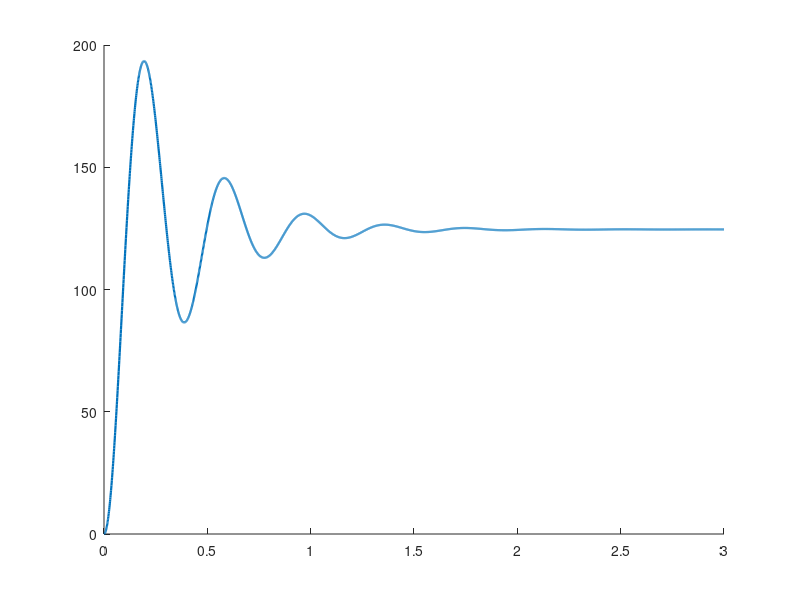

Write MATLAB code to recreate this figure. (Note: this script raises an error after producing the figure.)
%% ME/RBE 4322 Lab 3 - Bathroom Scale Lumped Parameter Model
% Alex Fenwick
% Josh Buttrick
% Torsional model referenced to the dial (pinion) angle theta.

clear; clc; close all;

%% Load and dial calibration
lb2N  = 4.44822;
W_lb  = 130;            % baseline test load
W     = W_lb*lb2N;      % N
m_w   = W/9.81;         % kg
deg_per_lb = 360/300;   % 300 lb per dial revolution

%% Geometry (m)
L1 = 0.2575;    % long lever, A to B (Fig. 26)
L2 = 0.1528;    % short lever, D to C (Fig. 26)
L3 = 0.008;     % bell crank arm to B (Fig. 20)
L4 = 0.018;     % bell crank arm to rack joint S (Fig. 21)
L5 = 0.02;      % A to platform load point (est.)
L7 = 0.128;     % A to C
L8 = L5*L2/L7;  % D to platform load point, level platform
Rp = 0.00175;   % pinion pitch radius, 10 teeth

%% Springs  k = G d^4 / (8 D^3 Na)
G = 79.3e9;     % spring steel, Pa
springk = @(d,OD,Na) G*d^4/(8*(OD-d)^3*Na);

K  = springk(0.9e-3, 8e-3, 8);        % one plate spring (two total)
K3 = springk(2.3e-3, 18.5e-3, 5-2);   % main spring at B, closed ends
K4 = springk(0.469e-3, 6e-3, 40);     % rack return spring

%% Masses (kg) and inertias (est.)
m_L = 0.080;    % one long lever
m_S = 0.050;    % one short lever
m_B = 0.030;    % lever platform B
m_c = 0.005;    % bell crank
m_r = 0.005;    % rack
m_p = 1.000;    % top plate
m_d = 0.020;    % dial disk + pinion
r_d = 0.070;    % dial radius

J_L = m_L*L1^2/3;            % slender rod about A
J_S = m_S*L2^2/3;            % slender rod about D
J_c = m_c*(L3^2+L4^2)/3;     % two short arms about P
J_d = 0.5*m_d*r_d^2;         % disk about its axle

%% Damping, viscous at each joint (est.)
D_A  = 1e-3;    % long lever pivot, N*m*s/rad
D_D  = 1e-3;    % short lever pivot, N*m*s/rad
D_P  = 1e-4;    % bell crank pivot, N*m*s/rad
D_r  = 1e-2;    % rack guide, N*s/m
D_th = 3e-4;    % dial axle, N*m*s/rad

%% Kinematic ratios (d/dtheta of each coordinate)
r_S   = Rp;             % rack translation
r_psi = r_S/L4;         % bell crank rotation
r_B   = L3*r_psi;       % point B translation
r_phA = r_B/L1;         % long lever rotation
r_C   = L7*r_phA;       % point C translation
r_phD = r_C/L2;         % short lever rotation
r_p   = L5*r_phA;       % platform translation

fprintf('Platform consistency L5*phiA / (L8*phiD) = %.3f\n', r_p/(L8*r_phD));

%% Lumped parameters at the dial
Keq = 2*K*r_p^2 + K3*r_B^2 + K4*r_S^2;

Jeq = J_d + J_c*r_psi^2 + m_r*r_S^2 + m_B*r_B^2 ...
    + 2*J_L*r_phA^2 + 2*J_S*r_phD^2 + (m_p + m_w)*r_p^2;

Deq = D_th + D_P*r_psi^2 + D_r*r_S^2 + 2*D_A*r_phA^2 + 2*D_D*r_phD^2;

Teq = W*r_p;

wn   = sqrt(Keq/Jeq);
zeta = Deq/(2*sqrt(Keq*Jeq));
ts   = 4/(zeta*wn);

fprintf('K = %.1f  K3 = %.0f  K4 = %.2f  N/m\n', K, K3, K4);
fprintf('Keq  = %.4e N*m/rad\n', Keq);
fprintf('Jeq  = %.4e kg*m^2  (dial share %.1f%%)\n', Jeq, 100*J_d/Jeq);
fprintf('Deq  = %.4e N*m*s/rad\n', Deq);
fprintf('Teq  = %.4e N*m\n', Teq);
fprintf('wn   = %.2f rad/s   zeta = %.3f   ts = %.2f s\n', wn, zeta, ts);

%% Step response  Jeq*th'' + Deq*th' + Keq*th = Teq
tEnd  = 3;
tspan = linspace(0, tEnd, 3000);
f = @(t,x) [x(2); (Teq - Deq*x(2) - Keq*x(1))/Jeq];
[t, x] = ode45(f, tspan, [0; 0]);
reading = rad2deg(x(:,1))/deg_per_lb;

th_ss = Teq/Keq;
fprintf('Steady state  %.2f deg  ->  %.2f lb (applied %.1f lb)\n', ...
    rad2deg(th_ss), rad2deg(th_ss)/deg_per_lb, W_lb);

figure('Color','w','Position',[100 100 800 450]); hold on
plot(t, reading, 'LineWidth', 1.6, 'DisplayName', 'Model reading');
yline(W_lb, ':', 'LineWidth', 1.4, 'DisplayName', 'Applied load');
xlabel('Time (s)');
ylabel('Dial reading (lbf)');
title(sprintf('Scale dial response to a %g lbf step load', W_lb));
legend('Location', 'southeast');
grid on

%% Static response, 0 to 300 lbf
W_in  = 0:10:300;                        % applied load, lbf
th_in = W_in*lb2N*r_p/Keq;               % steady-state dial angle, rad
W_out = rad2deg(th_in)/deg_per_lb;       % indicated load, lbf

fprintf('Static gain  %.3f lbf indicated per lbf applied\n', W_out(end)/W_in(end));

figure('Color','w','Position',[150 150 600 500]); hold on
plot(W_in, W_out, 'o-', 'LineWidth', 1.4, 'MarkerSize', 5, 'DisplayName', 'Model');
plot(W_in, W_in, '--', 'LineWidth', 1.2, 'DisplayName', 'Ideal scale');
xlabel('Applied load (lbf)');
ylabel('Indicated load (lbf)');
title('Static response of the scale model');
legend('Location', 'northwest');
xlim([0 300]); ylim([0 300]);
grid on
